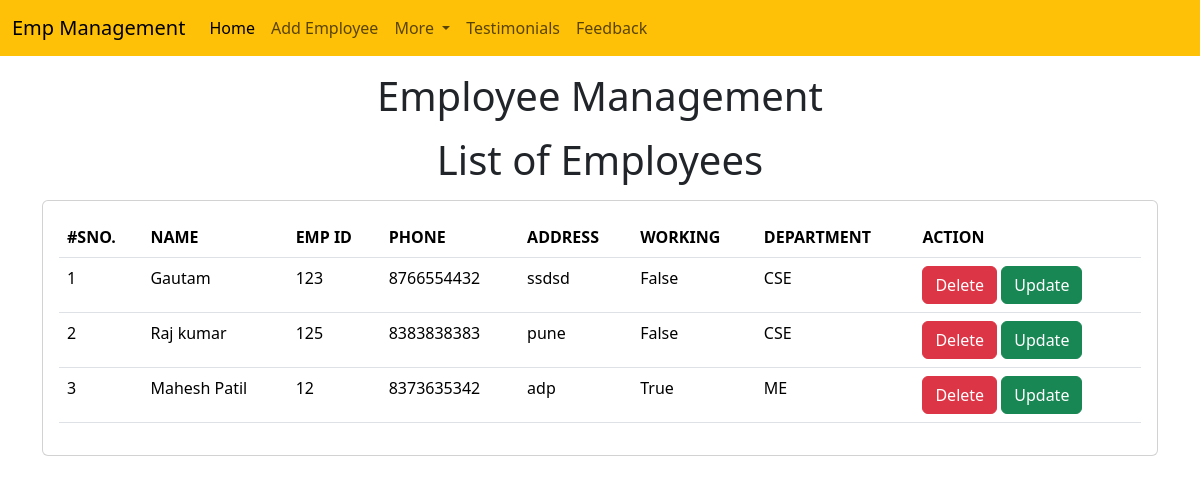
The page /emp/home/ on the database as committed earlier.
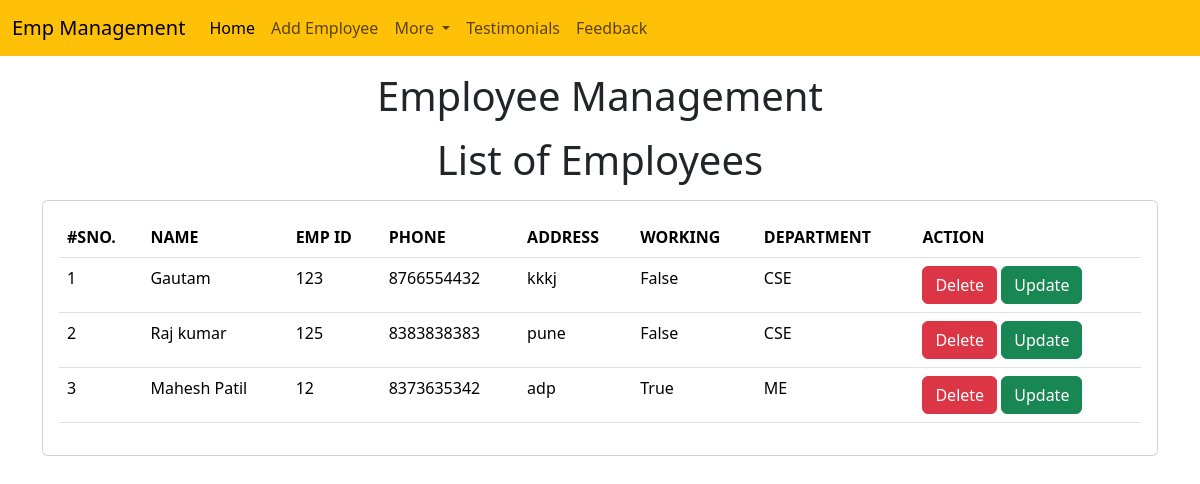
The same page on the database as committed later.
### emp/models.py (models this page shows, shortened)
class Emp(models.Model):
    name = models.CharField(max_length=22200)
    emp_id = models.CharField(max_length=200)
    phone = models.CharField(max_length=10)
    address = models.CharField(max_length=150)
    working = models.BooleanField(default=True)
    department = models.CharField(max_length=10)

### emp/views.py (the view)
# urls.py: path('home/',emp_home),
def emp_home(request):
    emps = Emp.objects.all()
    return render(request,'emp/home.html',{
        'emps':emps
    })

### templates/emp/home.html (shortened to what this page needs)
<!doctype html>
<html lang="en">
  <head>
    <link href="https://cdn.jsdelivr.net/npm/bootstrap@5.3.3/dist/css/bootstrap.min.css" rel="stylesheet">
  </head>
  <body>
    {% include 'emp/navbar.html' %}
    <h1 class="text-center my-3">Employee Management</h1>
    <h1 class="text-center my-3">List of Employees</h1>
    <div class="container">
      <div class="row">
        <div class="col-md-12">
          <div class="card">
            <div class="card-body">
              <table class="table">
                <thead>
                  <tr>
                    <th>#SNO.</th>
                    <th>NAME</th>
                    <th>EMP ID</th>
                    <th>PHONE</th>
                    <th>ADDRESS</th>
                    <th>WORKING</th>
                    <th>DEPARTMENT</th>
                    <th>ACTION</th>
                  </tr>
                </thead>
                <tbody>
                  {% for e in emps%}
                  <tr>
                   <td>{{forloop.counter}}</td>
                   <td>{{e.name}}</td>
                   <td>{{e.emp_id}}</td>
                   <td>{{e.phone}}</td>
                   <td>{{e.address}}</td>
                   <td>{{e.working}}</td>
                   <td>{{e.department}}</td>
                   <td>
                    <a href="/emp/delete-emp/{{e.id}}" class="btn btn-danger">Delete</a>
                    <a href="/emp/update-emp/{{e.id}}" class="btn btn-success">Update</a>
                   </td>
                  </tr>
                  {% endfor %}
                </tbody>
              </table>
            </div>
          </div>
        </div>
      </div>
    </div>
  </body>
</html>

Rows that differ between the two databases and show on the page:
changed Emp "Gautam": address "ssdsd" → "kkkj"
